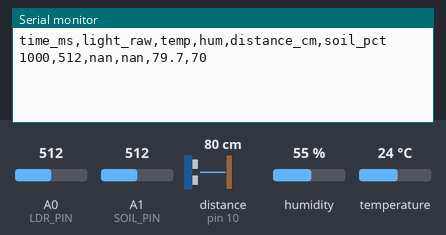
Bench run of a sketch on a simulated Arduino Uno, built with avr-gcc and run on an emulated ATmega328P. Parts: the last lines printed to the serial monitor. Wiring (inferred from the names in the program): ultrasonic range finder: trigger pin 9; echo pin 10. Inputs (shaded band) come from the test bench; at power-on: distance to the obstacle (sensor on pin 10) 80 cm, humidity 55 %, A0 (LDR_PIN) = 512, A1 (SOIL_PIN) = 512, temperature 24 °C. The echo pulse lasts 58.3 µs per cm.

Above: at 1.8 s.
1.9 s: distance to the obstacle (sensor on pin 10) set to 2 cm
At 2.6 s:
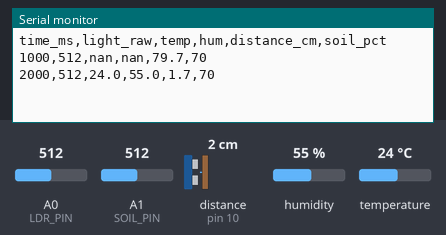
4.5 s: humidity set to 22 %
At 5.8 s:
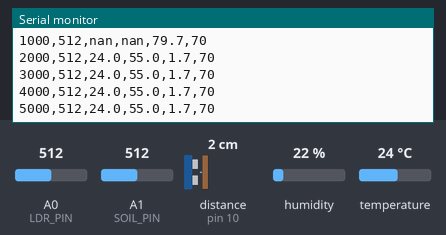
6.0 s: A0 (LDR_PIN) set to 716
At 6.8 s:
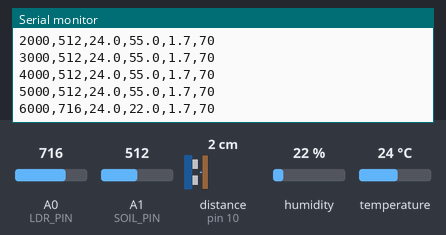
7.5 s: A1 (SOIL_PIN) set to 716
At 8.8 s:
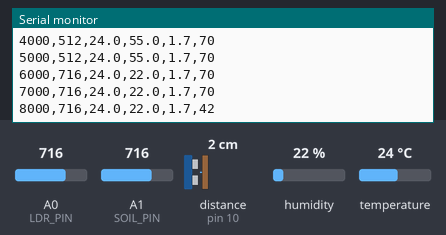
9.0 s: temperature set to 12 °C
At 9.8 s:
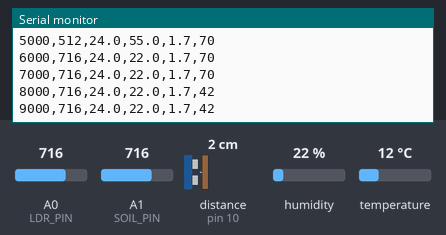
10.5 s: distance to the obstacle (sensor on pin 10) set to 4 cm
At 11.7 s:
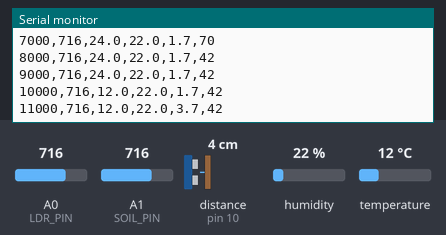
Timing chart, 0 to 13.0 s (numbered marks = the images above; inputs shaded):
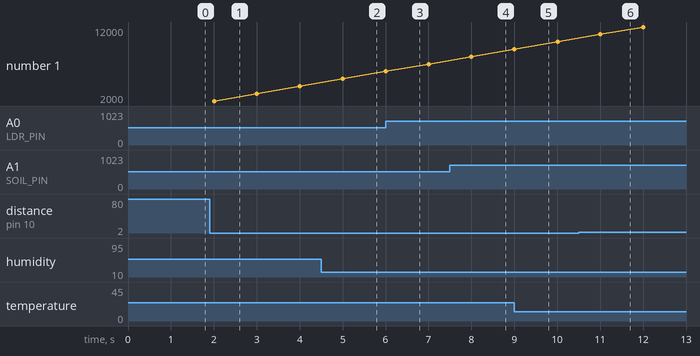

Measured:
- after the input at 1.9 s, the serial monitor: prints a new line after 0.11 s (image 1)
- after the input at 6.0 s, the serial monitor: prints a new line at once (image 3)
- after the input at 7.5 s, the serial monitor: prints a new line after 0.50 s (image 4)
- after the input at 10.5 s, the serial monitor: prints a new line after 0.50 s (image 6)

The sketch:

combined.ino
```cpp
#include <DHT.h>

#define DHTPIN 2
#define DHTTYPE DHT22

#define LDR_PIN A0
#define SOIL_PIN A1

#define TRIG_PIN 9
#define ECHO_PIN 10

DHT dht(DHTPIN, DHTTYPE);

// Sensor values
int lightRaw = 0;
float temperature = NAN;
float humidity = NAN;
float distanceCm = NAN;
int soilRaw = 0;
int soilPct = 0;

// Timers
unsigned long lastLdrRead = 0;
unsigned long lastDhtRead = 0;
unsigned long lastUltraRead = 0;
unsigned long lastSoilRead = 0;
unsigned long lastPrint = 0;

// Intervals (ms)
const unsigned long LDR_INTERVAL = 500;
const unsigned long DHT_INTERVAL = 2000;
const unsigned long ULTRA_INTERVAL = 500;
const unsigned long SOIL_INTERVAL = 1000;
const unsigned long PRINT_INTERVAL = 1000;

float readUltrasonic()
{
  digitalWrite(TRIG_PIN, LOW);
  delayMicroseconds(2);

  digitalWrite(TRIG_PIN, HIGH);
  delayMicroseconds(10);

  digitalWrite(TRIG_PIN, LOW);

  long duration = pulseIn(ECHO_PIN, HIGH, 30000);

  if (duration == 0)
  {
    return -1;
  }

  return duration * 0.0343 / 2.0;
}

void setup()
{
  Serial.begin(9600);

  pinMode(TRIG_PIN, OUTPUT);
  pinMode(ECHO_PIN, INPUT);

  dht.begin();

  Serial.println("time_ms,light_raw,temp,hum,distance_cm,soil_pct");
}

void loop()
{
  unsigned long currentMillis = millis();

  // LDR
  if (currentMillis - lastLdrRead >= LDR_INTERVAL)
  {
    lastLdrRead = currentMillis;
    lightRaw = analogRead(LDR_PIN);
  }

  // DHT22
  if (currentMillis - lastDhtRead >= DHT_INTERVAL)
  {
    lastDhtRead = currentMillis;

    float h = dht.readHumidity();
    float t = dht.readTemperature();

    if (!isnan(h))
      humidity = h;

    if (!isnan(t))
      temperature = t;
  }

  // Ultrasonic
  if (currentMillis - lastUltraRead >= ULTRA_INTERVAL)
  {
    lastUltraRead = currentMillis;

    float d = readUltrasonic();

    if (d >= 0)
      distanceCm = d;
  }

  // Soil Moisture
  if (currentMillis - lastSoilRead >= SOIL_INTERVAL)
  {
    lastSoilRead = currentMillis;

    soilRaw = analogRead(SOIL_PIN);

    // Adjust these values after calibration
    soilPct = map(soilRaw, 1023, 300, 0, 100);

    if (soilPct < 0)
      soilPct = 0;

    if (soilPct > 100)
      soilPct = 100;
  }

  // CSV Output
  if (currentMillis - lastPrint >= PRINT_INTERVAL)
  {
    lastPrint = currentMillis;

    Serial.print(currentMillis);
    Serial.print(",");

    Serial.print(lightRaw);
    Serial.print(",");

    Serial.print(temperature, 1);
    Serial.print(",");

    Serial.print(humidity, 1);
    Serial.print(",");

    Serial.print(distanceCm, 1);
    Serial.print(",");

    Serial.println(soilPct);
  }
}
```
